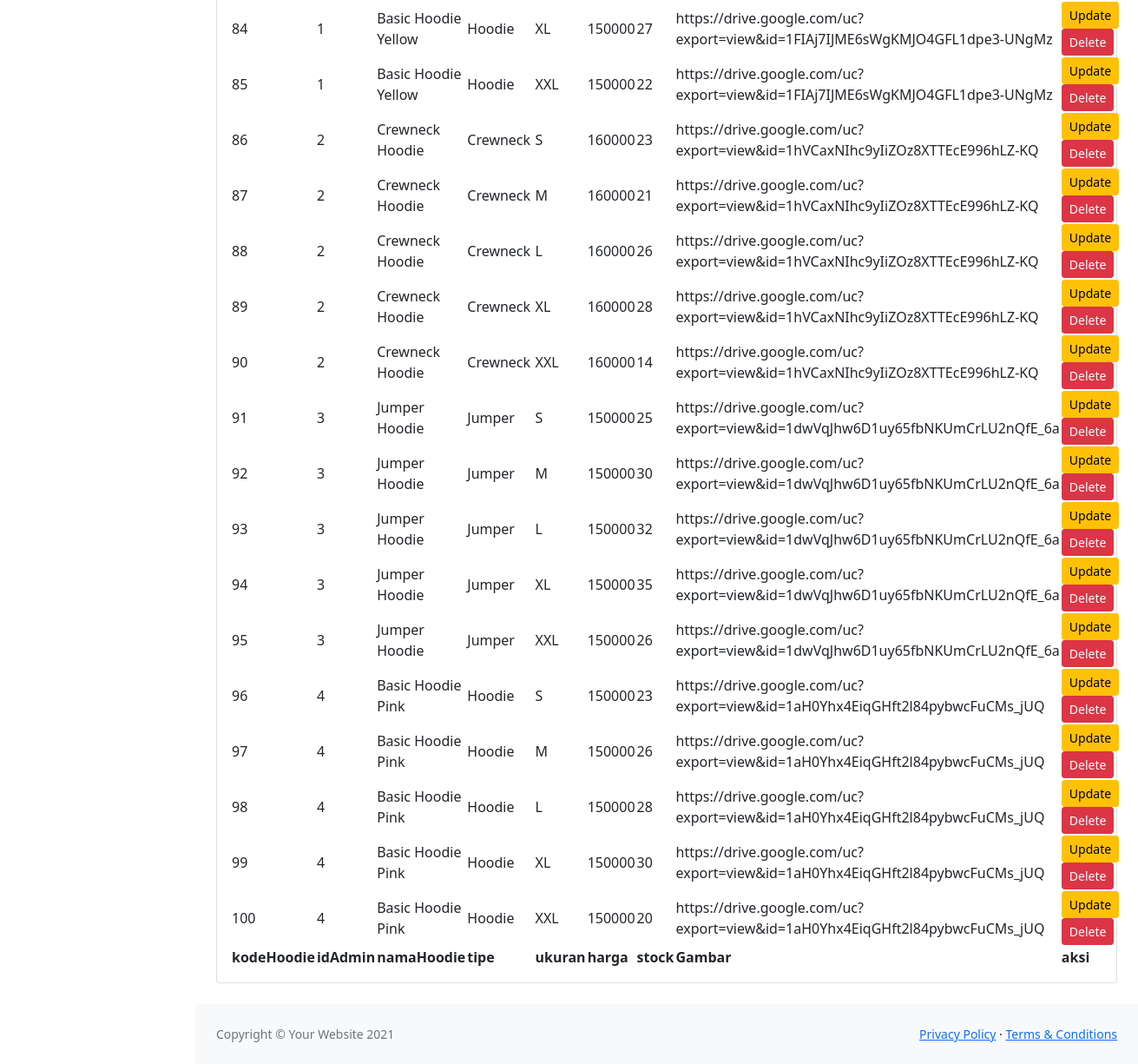
Page /yahoodie/dataHoodie.php (lower part) on the earlier database version.
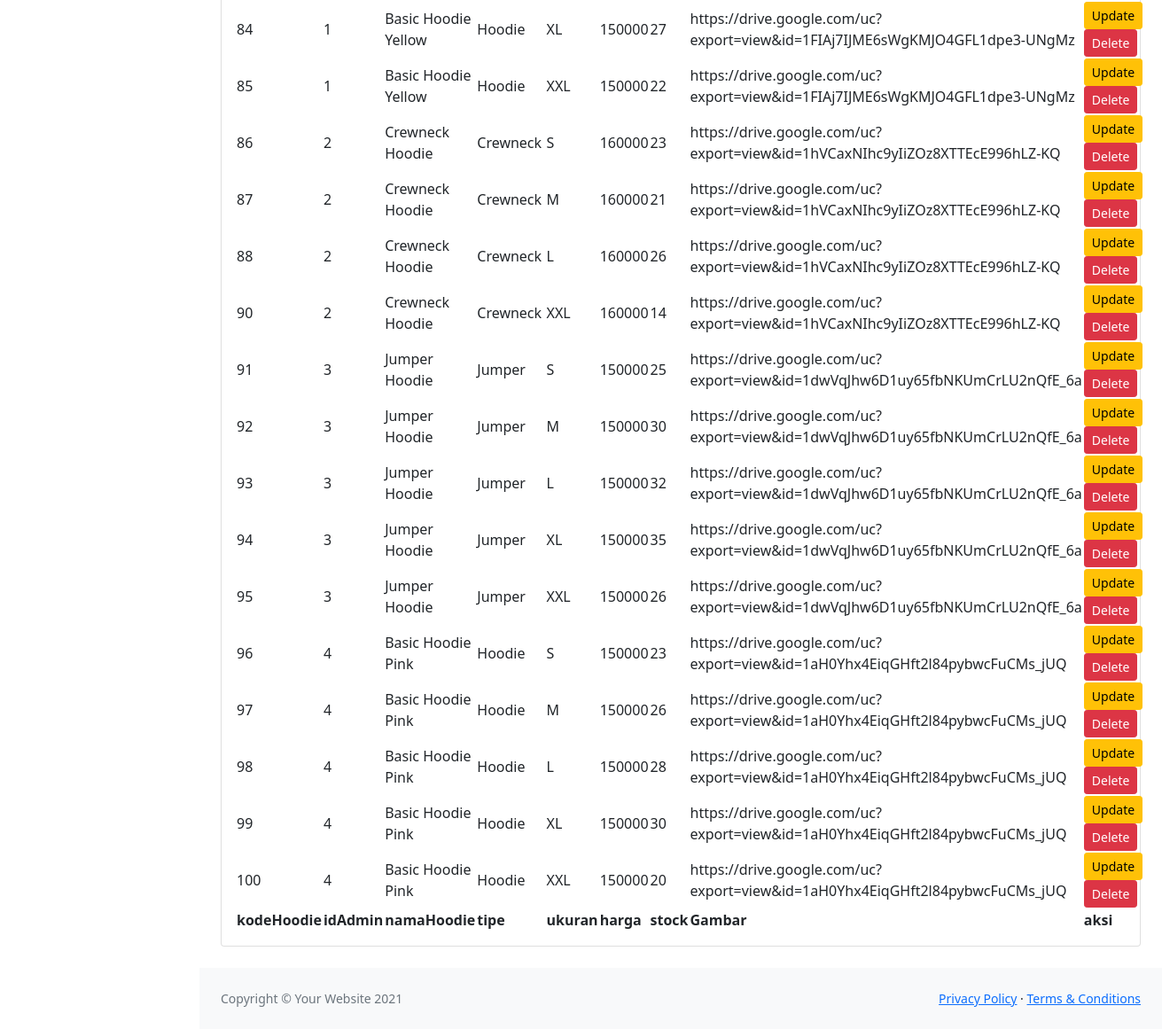
Same page on the later database version.
### tables this page shows
CREATE TABLE `hoodie` (
  `kodeHoodie` int NOT NULL,
  `idAdmin` int NOT NULL,
  `namaHoodie` varchar(255) NOT NULL,
  `tipe` varchar(255) NOT NULL,
  `ukuran` varchar(255) NOT NULL,
  `harga` varchar(255) NOT NULL,
  `stock` varchar(255) NOT NULL,
  `gambar` varchar(255) DEFAULT NULL
);

### yahoodie/dataHoodie.php (the view, shortened to what this page needs)
<?php
    include 'db.php';
?>
<!DOCTYPE html>
<html lang="en">
    <head>
        <link href="https://cdn.jsdelivr.net/npm/simple-datatables@latest/dist/style.css" rel="stylesheet" />
        <link href="css/styles-sb-admin.css" rel="stylesheet" />
    </head>
    <body class="sb-nav-fixed">
        <div id="layoutSidenav">
            <div id="layoutSidenav_content">
                <main>
                    <div class="container-fluid px-4">
                            <div class="card mb-4">
                                    <div class="card-body">
                                        <table id="datatablesSimple">
                                            <tfoot>
                                                <tr>
                                                    <th>kodeHoodie</th>
                                                    <th>idAdmin</th>
                                                    <th>namaHoodie</th>
                                                    <th>tipe</th>
                                                    <th>ukuran</th>
                                                    <th>harga</th>
                                                    <th>stock</th>
                                                    <th>Gambar</th>
                                                    <th>aksi</th>
                                                </tr>
                                            </tfoot>
                                            <tbody>
                                                <?php
                                                    $sqlGet = "SELECT * FROM hoodie";
                                                    $query = mysqli_query($mysqli, $sqlGet);
                                                    while($data = mysqli_fetch_array($query)){
                                                        echo "
                                                            <tr>
                                                                <td>$data[kodeHoodie]</td>
                                                                <td>$data[idAdmin]</td>
                                                                <td>$data[namaHoodie]</td>
                                                                <td>$data[tipe]</td>
                                                                <td>$data[ukuran]</td>
                                                                <td>$data[harga]</td>
                                                                <td>$data[stock]</td>
                                                                <td>$data[gambar]</td>
                                                                <td>
                                                                    <div class='row'>
                                                                        <div class='col'>
                                                                            <a href='updateData.php?kodeHoodie=$data[kodeHoodie]' class='btn btn-sm btn-warning'>Update</a>
                                                                        </div>
                                                                        <div class='col'>
                                                                            <a href='deleteData.php?kodeHoodie=$data[kodeHoodie]' class='btn btn-sm btn-danger'>Delete</a>
                                                                        </div>
                                                                    </div>
                                                                </td>
                                                            </tr>
                                                        ";
                                                    }
                                                ?>
                                            </tbody>
                                        </table>
                                    </div>
                            </div>
                    </div>
                </main>
                <footer class="py-4 bg-light mt-auto">
                    <div class="container-fluid px-4">
                        <div class="d-flex align-items-center justify-content-between small">
                            <div class="text-muted">Copyright &copy; Your Website 2021</div>
                            <div>
                                <a href="#">Privacy Policy</a>
                                &middot;
                                <a href="#">Terms &amp; Conditions</a>
                            </div>
                        </div>
                    </div>
                </footer>
            </div>
        </div>
    </body>
</html>

Differences in the rows shown:
removed hoodie: kodeHoodie "89", idAdmin "2", namaHoodie "Crewneck Hoodie", tipe "Crewneck", ukuran "XL", harga "160000", stock "28", gambar "https://drive.google.com/uc?export=view&id=1hVCaxNIhc9yIiZOz8XTTEcE996hLZ-KQ"
